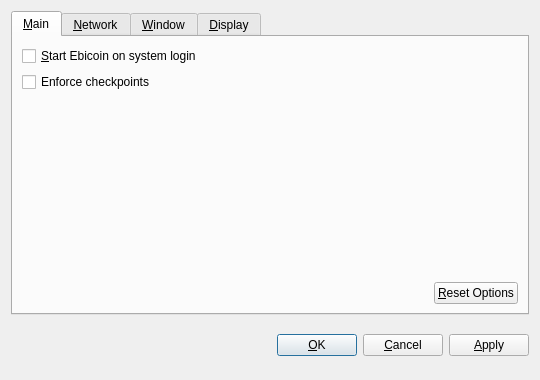
<?xml version="1.0" encoding="UTF-8"?>
<ui version="4.0">
 <class>OptionsDialog</class>
 <widget class="QDialog" name="OptionsDialog">
  <property name="geometry">
   <rect>
    <x>0</x>
    <y>0</y>
    <width>540</width>
    <height>380</height>
   </rect>
  </property>
  <property name="windowTitle">
   <string>Options</string>
  </property>
  <property name="modal">
   <bool>true</bool>
  </property>
  <layout class="QVBoxLayout" name="verticalLayout">
   <item>
    <widget class="QTabWidget" name="tabWidget">
     <property name="tabPosition">
      <enum>QTabWidget::North</enum>
     </property>
     <property name="currentIndex">
      <number>0</number>
     </property>
     <widget class="QWidget" name="tabMain">
      <attribute name="title">
       <string>&amp;Main</string>
      </attribute>
      <layout class="QVBoxLayout" name="verticalLayout_Main">
       <item>
        <widget class="QCheckBox" name="bitcoinAtStartup">
         <property name="toolTip">
          <string>Automatically start Ebicoin after logging in to the system.</string>
         </property>
         <property name="text">
          <string>&amp;Start Ebicoin on system login</string>
         </property>
        </widget>
       </item>
       <item>
        <widget class="QCheckBox" name="checkpointEnforce">
         <property name="toolTip">
          <string>Check this box to follow the centrally issued checkpoints.</string>
         </property>
         <property name="text">
          <string>Enforce checkpoints</string>
         </property>
        </widget>
       </item>
       <item>
        <spacer name="verticalSpacer_Main">
         <property name="orientation">
          <enum>Qt::Vertical</enum>
         </property>
         <property name="sizeHint" stdset="0">
          <size>
           <width>20</width>
           <height>40</height>
          </size>
         </property>
        </spacer>
       </item>
       <item>
        <layout class="QHBoxLayout" name="horizontalLayout_2_Main">
         <item>
          <spacer name="horizontalSpacer_2_Main">
           <property name="orientation">
            <enum>Qt::Horizontal</enum>
           </property>
           <property name="sizeHint" stdset="0">
            <size>
             <width>40</width>
             <height>20</height>
            </size>
           </property>
          </spacer>
         </item>
         <item>
          <widget class="QPushButton" name="resetButton">
           <property name="toolTip">
            <string>Reset all client options to default.</string>
           </property>
           <property name="text">
            <string>&amp;Reset Options</string>
           </property>
           <property name="autoDefault">
            <bool>false</bool>
           </property>
          </widget>
         </item>
        </layout>
       </item>
      </layout>
     </widget>
     <widget class="QWidget" name="tabNetwork">
      <attribute name="title">
       <string>&amp;Network</string>
      </attribute>
      <layout class="QVBoxLayout" name="verticalLayout_Network">
       <item>
        <widget class="QCheckBox" name="mapPortUpnp">
         <property name="toolTip">
          <string>Automatically open the Ebicoin client port on the router. This only works when your router supports UPnP and it is enabled.</string>
         </property>
         <property name="text">
          <string>Map port using &amp;UPnP</string>
         </property>
        </widget>
       </item>
       <item>
        <widget class="QCheckBox" name="connectSocks">
         <property name="toolTip">
          <string>Connect to the Ebicoin network through a SOCKS proxy (e.g. when connecting through Tor).</string>
         </property>
         <property name="text">
          <string>&amp;Connect through SOCKS proxy:</string>
         </property>
        </widget>
       </item>
       <item>
        <layout class="QHBoxLayout" name="horizontalLayout_Network">
         <item>
          <widget class="QLabel" name="proxyIpLabel">
           <property name="text">
            <string>Proxy &amp;IP:</string>
           </property>
           <property name="textFormat">
            <enum>Qt::PlainText</enum>
           </property>
           <property name="buddy">
            <cstring>proxyIp</cstring>
           </property>
          </widget>
         </item>
         <item>
          <widget class="QValidatedLineEdit" name="proxyIp">
           <property name="maximumSize">
            <size>
             <width>140</width>
             <height>16777215</height>
            </size>
           </property>
           <property name="toolTip">
            <string>IP address of the proxy (e.g. 127.0.0.1)</string>
           </property>
          </widget>
         </item>
         <item>
          <widget class="QLabel" name="proxyPortLabel">
           <property name="text">
            <string>&amp;Port:</string>
           </property>
           <property name="textFormat">
            <enum>Qt::PlainText</enum>
           </property>
           <property name="buddy">
            <cstring>proxyPort</cstring>
           </property>
          </widget>
         </item>
         <item>
          <widget class="QLineEdit" name="proxyPort">
           <property name="maximumSize">
            <size>
             <width>55</width>
             <height>16777215</height>
            </size>
           </property>
           <property name="toolTip">
            <string>Port of the proxy (e.g. 9050)</string>
           </property>
          </widget>
         </item>
         <item>
          <widget class="QLabel" name="socksVersionLabel">
           <property name="text">
            <string>SOCKS &amp;Version:</string>
           </property>
           <property name="textFormat">
            <enum>Qt::PlainText</enum>
           </property>
           <property name="buddy">
            <cstring>socksVersion</cstring>
           </property>
          </widget>
         </item>
         <item>
          <widget class="QValueComboBox" name="socksVersion">
           <property name="toolTip">
            <string>SOCKS version of the proxy (e.g. 5)</string>
           </property>
          </widget>
         </item>
         <item>
          <spacer name="horizontalSpacer_Network">
           <property name="orientation">
            <enum>Qt::Horizontal</enum>
           </property>
           <property name="sizeHint" stdset="0">
            <size>
             <width>40</width>
             <height>20</height>
            </size>
           </property>
          </spacer>
         </item>
        </layout>
       </item>
       <item>
        <spacer name="verticalSpacer_Network">
         <property name="orientation">
          <enum>Qt::Vertical</enum>
         </property>
         <property name="sizeHint" stdset="0">
          <size>
           <width>20</width>
           <height>40</height>
          </size>
         </property>
        </spacer>
       </item>
      </layout>
     </widget>
     <widget class="QWidget" name="tabWindow">
      <attribute name="title">
       <string>&amp;Window</string>
      </attribute>
      <layout class="QVBoxLayout" name="verticalLayout_Window">
       <item>
        <widget class="QCheckBox" name="minimizeToTray">
         <property name="toolTip">
          <string>Show only a tray icon after minimizing the window.</string>
         </property>
         <property name="text">
          <string>&amp;Minimize to the tray instead of the taskbar</string>
         </property>
        </widget>
       </item>
       <item>
        <widget class="QCheckBox" name="minimizeOnClose">
         <property name="toolTip">
          <string>Minimize instead of exit the application when the window is closed. When this option is enabled, the application will be closed only after selecting Quit in the menu.</string>
         </property>
         <property name="text">
          <string>M&amp;inimize on close</string>
         </property>
        </widget>
       </item>
       <item>
        <spacer name="verticalSpacer_Window">
         <property name="orientation">
          <enum>Qt::Vertical</enum>
         </property>
         <property name="sizeHint" stdset="0">
          <size>
           <width>20</width>
           <height>40</height>
          </size>
         </property>
        </spacer>
       </item>
      </layout>
     </widget>
     <widget class="QWidget" name="tabDisplay">
      <attribute name="title">
       <string>&amp;Display</string>
      </attribute>
      <layout class="QVBoxLayout" name="verticalLayout_Display">
       <item>
        <layout class="QHBoxLayout" name="horizontalLayout_1_Display">
         <item>
          <widget class="QLabel" name="langLabel">
           <property name="text">
            <string>User Interface &amp;language:</string>
           </property>
           <property name="textFormat">
            <enum>Qt::PlainText</enum>
           </property>
           <property name="buddy">
            <cstring>lang</cstring>
           </property>
          </widget>
         </item>
         <item>
          <widget class="QValueComboBox" name="lang">
           <property name="toolTip">
            <string>The user interface language can be set here. This setting will take effect after restarting Ebicoin.</string>
           </property>
          </widget>
         </item>
        </layout>
       </item>
       <item>
        <layout class="QHBoxLayout" name="horizontalLayout_2_Display">
         <item>
          <widget class="QLabel" name="unitLabel">
           <property name="text">
            <string>&amp;Unit to show amounts in:</string>
           </property>
           <property name="textFormat">
            <enum>Qt::PlainText</enum>
           </property>
           <property name="buddy">
            <cstring>unit</cstring>
           </property>
          </widget>
         </item>
         <item>
          <widget class="QValueComboBox" name="unit">
           <property name="toolTip">
            <string>Choose the default subdivision unit to show in the interface and when sending coins.</string>
           </property>
          </widget>
         </item>
        </layout>
       </item>
       <item>
        <widget class="QCheckBox" name="displayAddresses">
         <property name="toolTip">
          <string>Whether to show Ebicoin addresses in the transaction list or not.</string>
         </property>
         <property name="text">
          <string>&amp;Display addresses in transaction list</string>
         </property>
        </widget>
       </item>
       <item>
         <widget class="QCheckBox" name="coinControlFeatures">
           <property name="toolTip">
            <string>Whether to show coin control features or not.</string>
           </property>
           <property name="text">
            <string>Display coin &amp;control features (experts only!)</string>
           </property>
         </widget>
       </item>
       <item>
        <spacer name="verticalSpacer_Display">
         <property name="orientation">
          <enum>Qt::Vertical</enum>
         </property>
         <property name="sizeHint" stdset="0">
          <size>
           <width>20</width>
           <height>40</height>
          </size>
         </property>
        </spacer>
       </item>
      </layout>
     </widget>
    </widget>
   </item>
   <item>
    <layout class="QHBoxLayout" name="horizontalLayout_Buttons">
     <item>
      <spacer name="horizontalSpacer_1">
       <property name="orientation">
        <enum>Qt::Horizontal</enum>
       </property>
       <property name="sizeHint" stdset="0">
        <size>
         <width>40</width>
         <height>48</height>
        </size>
       </property>
      </spacer>
     </item>
     <item>
      <widget class="QLabel" name="statusLabel">
       <property name="font">
        <font>
         <weight>75</weight>
         <bold>true</bold>
        </font>
       </property>
       <property name="text">
        <string/>
       </property>
       <property name="textFormat">
        <enum>Qt::PlainText</enum>
       </property>
       <property name="wordWrap">
        <bool>true</bool>
       </property>
      </widget>
     </item>
     <item>
      <spacer name="horizontalSpacer_2">
       <property name="orientation">
        <enum>Qt::Horizontal</enum>
       </property>
       <property name="sizeHint" stdset="0">
        <size>
         <width>40</width>
         <height>48</height>
        </size>
       </property>
      </spacer>
     </item>
     <item>
      <widget class="QPushButton" name="okButton">
       <property name="text">
        <string>&amp;OK</string>
       </property>
      </widget>
     </item>
     <item>
      <widget class="QPushButton" name="cancelButton">
       <property name="text">
        <string>&amp;Cancel</string>
       </property>
       <property name="autoDefault">
        <bool>false</bool>
       </property>
      </widget>
     </item>
     <item>
      <widget class="QPushButton" name="applyButton">
       <property name="text">
        <string>&amp;Apply</string>
       </property>
       <property name="autoDefault">
        <bool>false</bool>
       </property>
      </widget>
     </item>
    </layout>
   </item>
  </layout>
 </widget>
 <customwidgets>
  <customwidget>
   <class>BitcoinAmountField</class>
   <extends>QSpinBox</extends>
   <header>bitcoinamountfield.h</header>
  </customwidget>
  <customwidget>
   <class>QValueComboBox</class>
   <extends>QComboBox</extends>
   <header>qvaluecombobox.h</header>
  </customwidget>
  <customwidget>
   <class>QValidatedLineEdit</class>
   <extends>QLineEdit</extends>
   <header>qvalidatedlineedit.h</header>
  </customwidget>
 </customwidgets>
 <resources/>
 <connections/>
</ui>
